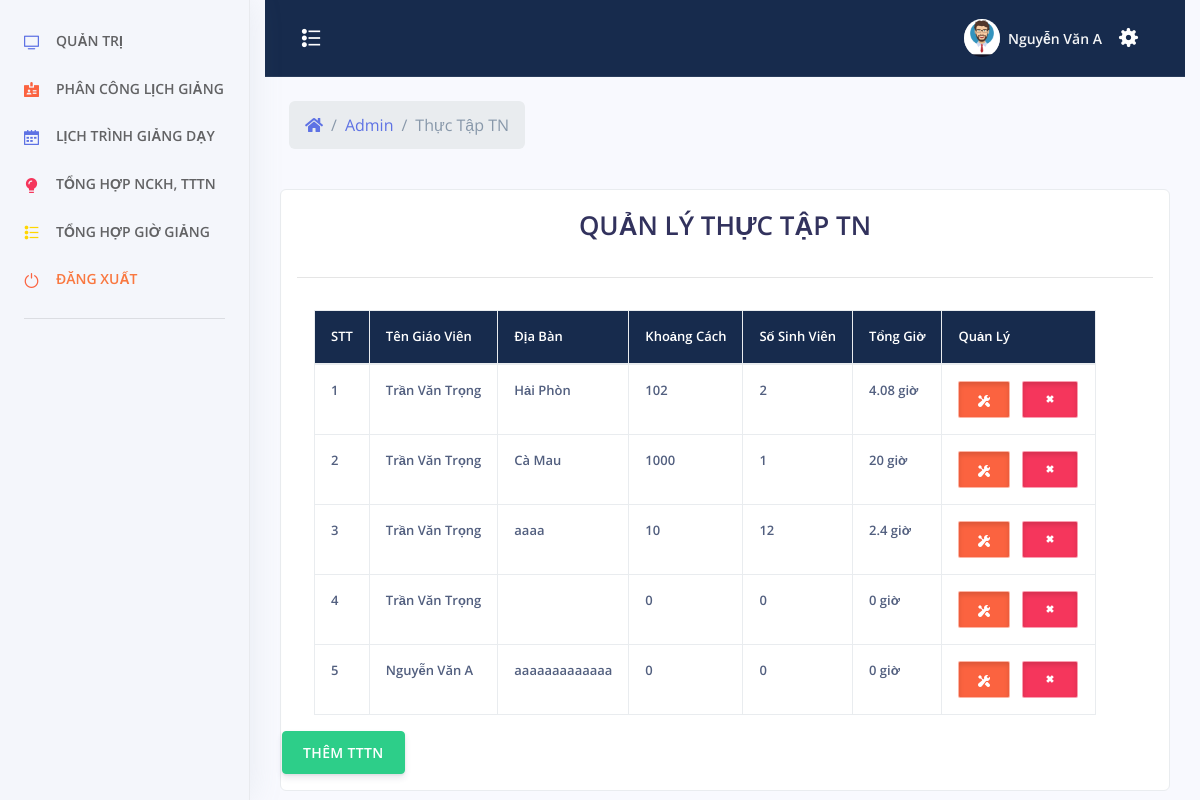
Screenshot of /admin/index.php?menu=thuctap (signed in) with the database file from the repository.
### tables this page shows
CREATE TABLE `thuc_tap` (
  `id` int(11) NOT NULL,
  `id_giaovien` int(11) NOT NULL,
  `dia_ban` varchar(500) NOT NULL,
  `khoang_cach` int(11) NOT NULL,
  `so_sv` int(11) NOT NULL,
  `doc` int(11) NOT NULL
);

CREATE TABLE `tai_khoan` (
  `id_tai_khoan` int(11) NOT NULL,
  `ten_tai_khoan` varchar(30) NOT NULL,
  `mat_khau` varchar(100) NOT NULL,
  `nhom_tai_khoan` tinyint(2) NOT NULL,
  `ten_sinh_vien` varchar(100) NOT NULL,
  `sdt` varchar(20) NOT NULL,
  `ngay_sinh` varchar(50) NOT NULL,
  `ngay_tao` datetime NOT NULL
);

### admin/thuc-tap.php (the view, shortened to what this page needs)
<?php
	include_once('../config/config.php');
	include_once('../header.php');
 ?>
<?php
		if($_SESSION["taikhoan"] == NULL){ ?>
			<script>
				window.location.href="../tai-khoan/dang-nhap.php";
			</script>
		<?php }else {?>
			<div class="row align-items-center py-4">
            <div class="col-lg-6 col-7">
              <nav aria-label="breadcrumb" class="d-none d-md-inline-block ml-md-4">
                <ol class="breadcrumb breadcrumb-links breadcrumb-dark">
                  <li class="breadcrumb-item"><a href="#"><i class="fas fa-home"></i></a></li>
                  <li class="breadcrumb-item"><a href="index.php">Admin</a></li>
                  <li class="breadcrumb-item active" aria-current="page">Thực Tập TN</li>
                </ol>
              </nav>
            </div>
          </div>
    <div style="color:#FFF" class="col-xs-12 col-sm-12 col-md-12 col-lg-12 adminhihi">
		<div class="list-group-item">
		<?php
			$sql = "SELECT * FROM `thuc_tap`";
			$qr = mysqli_query($conn, $sql);
		 ?>
			<div class="caption">
			<h1 style="text-align: center">QUẢN LÝ THỰC TẬP TN</h1>
			</div>
			<hr>
			<div class="row">
				<table class="table table-bordered table-responsive">
					<tr class="chimuc">
						<th>STT</th>
						<th>Tên Giáo Viên</th>
						<th>Địa Bàn</th>
						<th>Khoảng Cách</th>
						<th>Số Sinh Viên</th>
						<th>Tổng Giờ</th>
						<th>Quản Lý</th>
					</tr>
					<tbody>
						<?php $stt =1; ?>
					<?php while($row = mysqli_fetch_assoc($qr)){ ?>
						<tr>
							<td><?php echo $stt; $stt += 1; ?></td>
							<td><?php
								$idgv = $row["id_giaovien"];
								$sqlgv = "SELECT `ten_sinh_vien` FROM `tai_khoan` WHERE `id_tai_khoan` = '$idgv'";
								$qrgv = mysqli_query($conn, $sqlgv);
								$rowgv = mysqli_fetch_assoc($qrgv);
								echo $rowgv["ten_sinh_vien"];
							?>
							</td>
							<td><?php echo $row["dia_ban"]?></td>
							<td><?php echo $row["khoang_cach"]?></td>
							<td><?php echo $row["so_sv"]?></td>
							<td><?php echo ($row["khoang_cach"]*0.02*$row["so_sv"] ); echo " giờ"; ?></td>
							<td align="center">
                                <button type="button" id="sua" class="btn btn-warning btn-xs button-sua" title="Sửa"
                                tens="<?php echo $row["ten"]?>"
                                idgvs="<?php echo $row["id_giaovien"]?>"
                                idsua="<?php echo $row["id"]?>" ><span class="glyphicon glyphicon-edit"></span>
								<span class="btn-inner--icon"><i class="ni ni-settings"></i></span>
							</button>
  								<button type="button" id="xoa" xoa="<?php echo $row["id"]?>" class="btn btn-danger btn-xs button-sua" title="Xóa"><span class="glyphicon glyphicon-trash"></span>
								  <span class="btn-inner--icon"><i class="ni ni-fat-remove"></i></span>
							</button>
							</td>
						</tr>
						<?php } ?>
					</tbody>
				</table>
<br>
<center>
	<button type="button" class="btn btn-success"  data-toggle="modal" data-target="#themadmin">THÊM TTTN</button>
</center>
			</div>
		</div>
    </div>
	<?php } ?>
</div>
 <?php
	include_once('../footer.php');
 ?>

### assets/css/style.css (style rules this page uses)
i.ni.ni-fat-remove { font-size: 16px; }
span.btn-inner--icon { font-size: 12px; }
button.button-sua { width: auto; height: auto; text-align: center; padding: 7px 19px; border-radius: 2px; box-shadow: inset 0 3px 5px rgba(0, 0, 0, .125); border: 1px solid #ffffff85; }
table.table.table-bordered { border: none; }
table.table.table-bordered.table-responsive { margin-left: 32px; }
tr.chimuc { background-color: #172b4d; }
tr.chimuc th { color: white; }
.table td, .table th { font-size: .8125rem; white-space: nowrap; font-weight: 600!important; }

### rows the page displays
thuc_tap: tai_khoan.ten_sinh_vien "Trần Văn Trọng", dia_ban "Hải Phòn", khoang_cach "102", so_sv "2", $row["khoang_cach"]*0.02*$row["so_sv"] "4.08"
thuc_tap: tai_khoan.ten_sinh_vien "Trần Văn Trọng", dia_ban "Cà Mau", khoang_cach "1000", so_sv "1", $row["khoang_cach"]*0.02*$row["so_sv"] "20"
thuc_tap: tai_khoan.ten_sinh_vien "Trần Văn Trọng", dia_ban "aaaa", khoang_cach "10", so_sv "12", $row["khoang_cach"]*0.02*$row["so_sv"] "2.4"
thuc_tap: tai_khoan.ten_sinh_vien "Trần Văn Trọng", khoang_cach "0", so_sv "0", $row['khoang_cach']*0.02*$row['so_sv'] "0"
thuc_tap: tai_khoan.ten_sinh_vien "Nguyễn Văn A", dia_ban "aaaaaaaaaaaaa", khoang_cach "0", so_sv "0", $row['khoang_cach']*0.02*$row['so_sv'] "0"

### other values shown
$_SESSION["tensv"] "Nguyễn Văn A"
